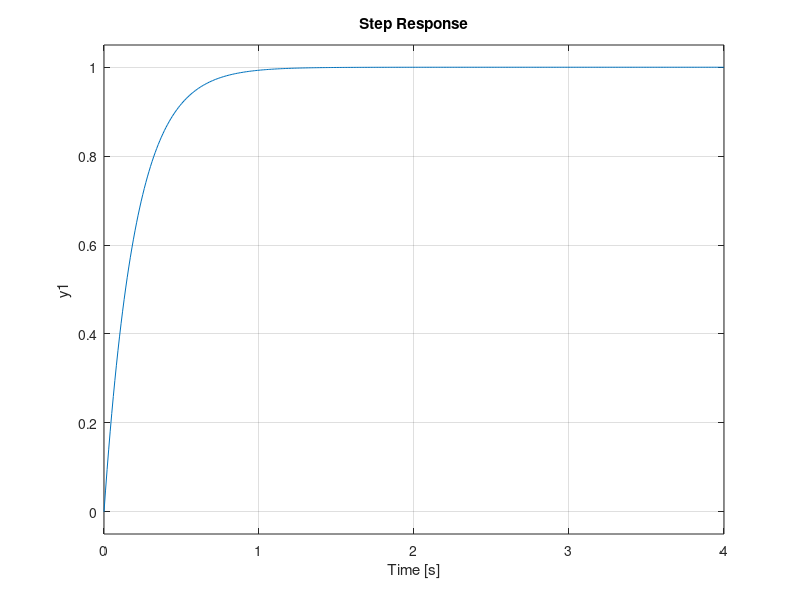

MATLAB code for this plot: (Note: this script raises an error after producing the figure.)

clear all; clc; format long
tic
N = 200;
V = 3;
L=12;
INTER_MAX = 20;
mut = 5;
 tspan = 0:0.01:4;
 w = 10; z = 0.5; 
 T1 = 0.2;
 Yd=tf(1,[T1 1])
 step(Yd,tspan)
 I = [0.4 0.6; 4 6;0 0.08];
 
 w1 = 1;
 z1 = 0.5;
 %[t, Yd] = ode45(@Primer_orden, tspan, [0], [], [T1]);
 PobReal = Poblacion(N,V,L);
kp = PobReal(1,1)
kd = PobReal(1,2)
ki = PobReal(1,3)
z1 = 0.5;
Y=tf([(w^2)*(kd) (w^2)*(kp) (w^2)*(ki)],[1 (2*z*w+w^2*kd) (w^2+w^2*kp) w^2*ki])
figure
step(Y,tspan,'Y');
hold on

 cont=1;
 while (cont <= INTER_MAX)
     ff= fcosto(Yd,N, PobReal);
     ff_aux(cont) = min(ff);
     PObSel=Seleccion(PobReal, ff);
     Pob_C=CruceR(PobSel, V);
     PobReal=[PobSel;Pob_C];
     PobReal=Mutacion(PobReal,I,mut);
     cont=cont+1;
 end
toc
ff=fcosto(Yd,N, PobReal);
[val_indx]=min(ff);
semilogy(ff_aux);
kp=PobReal(idx, 1)
ki=PobReal(idx, 2)
kd=PobReal(idx, 3)